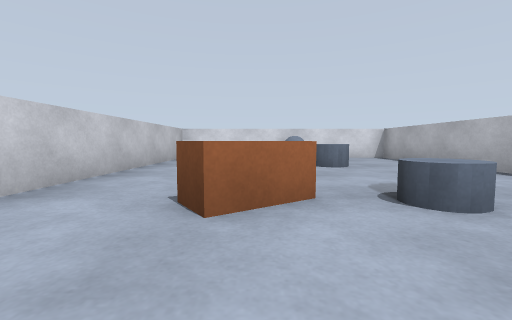
view 1 (above)

13 first-person views from a walk through a world built for the Gazebo simulator. The camera is 0.58 m above the floor, tilts 4° down and sees 90° across. The floor is counted in squares, 1 m on a side. Each view is taken from the middle of a square. On the plan, view 1 faces up. The plan holds only what a view shows up to about 9 squares ahead; the rest is blank.

view 2
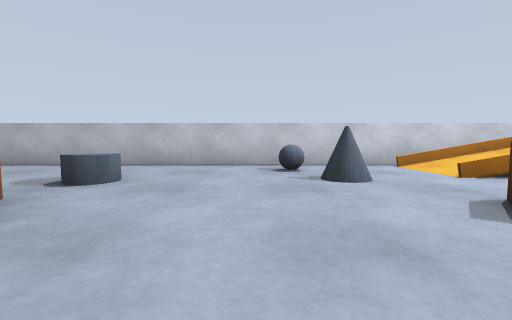

view 3
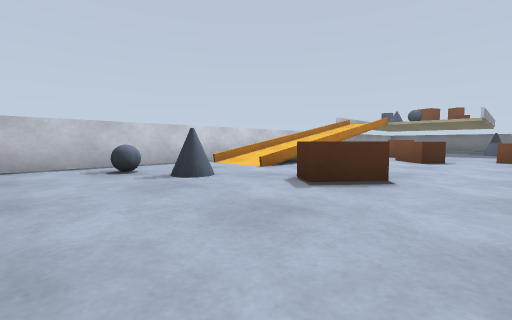

view 4
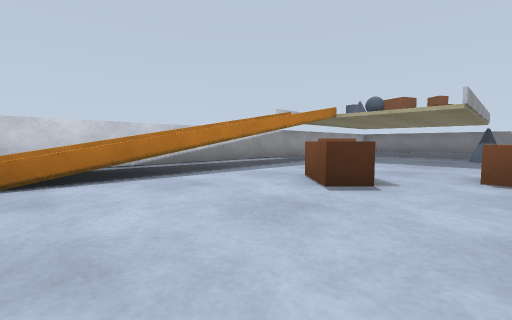

view 5
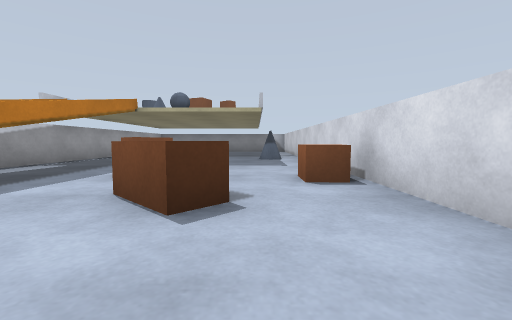

view 6
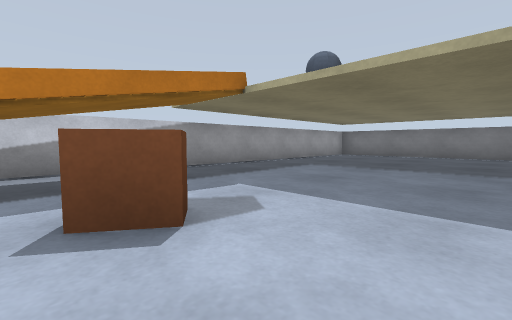

view 7
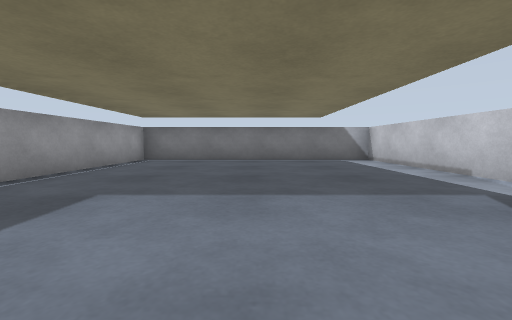

view 8
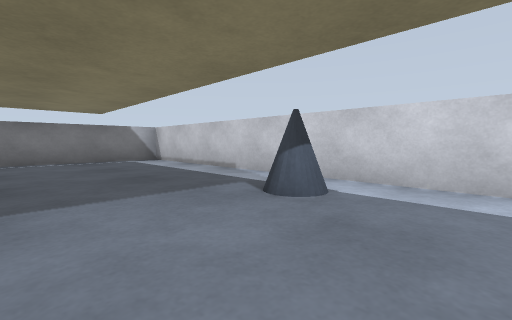

view 9
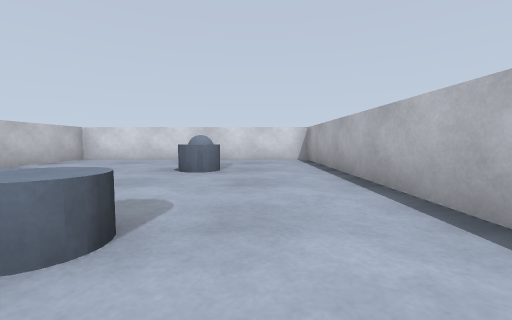

view 10
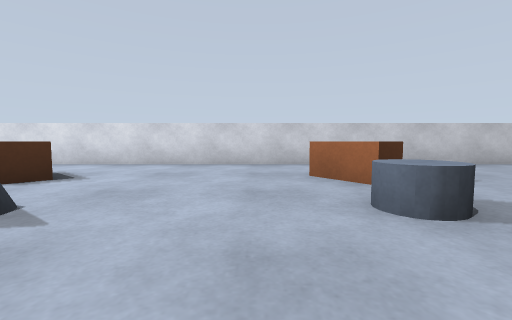

view 11
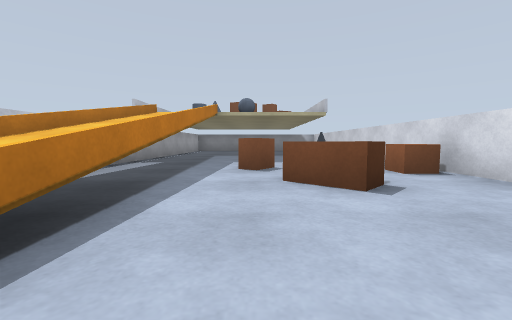

view 12
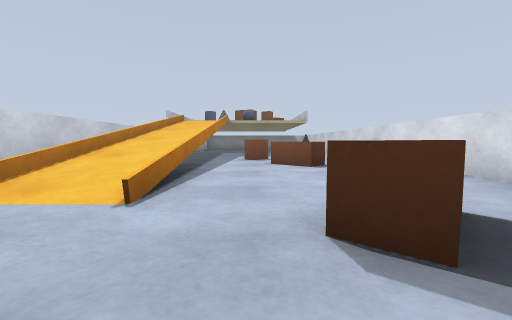

view 13
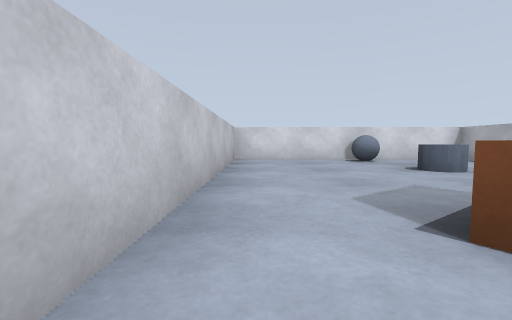

### Floor plan
Points are (right, up) in squares from view 1. A wall is a line through its corners. A room is listed if a view was taken in it or the views show most of it. See-through windows are left out.
Room 1 (views 1, 2, 3, 4, 5, 6, 7, 8, 9, 10, 11, 12, 13)
walls: (-2.7, 9.5) (-2.7, -20.5) (4.7, -20.5) (4.7, 9.5) (-2.7, 9.5)
ways out: gap at (-2, -14)
objects: brown box (-2, -9); brown box (-1, 2) to (0, 3); brown box (0, -8) to (0, -7); brown box (0, -3) to (0, -2); brown box (1, -10); blue ball (1, 9); orange box (2, -9) to (2, -4); blue cylinder (2, 2) to (2, 3); blue cylinder (2, 6); blue ball (3, -1); orange box (4, -9) to (4, -4)

Where each view was taken, in squares from view 1:
view 1: 0 up, 0 right, facing up
view 2: 0 up, 2 left, facing right
view 3: 1 up, 2 left, facing down-right
view 4: 4 down, 2 left, facing down-right
view 5: 5 down, 1 left, facing down
view 6: 9 down, 1 left, facing down-right
view 7: 12 down, 1 right, facing down
view 8: 12 down, 1 right, facing down-left
view 9: 1 up, 3 right, facing up
view 10: 1 up, 4 right, facing left
view 11: 4 down, 1 right, facing down
view 12: 1 down, 1 right, facing down
view 13: 1 up, 2 left, facing up
